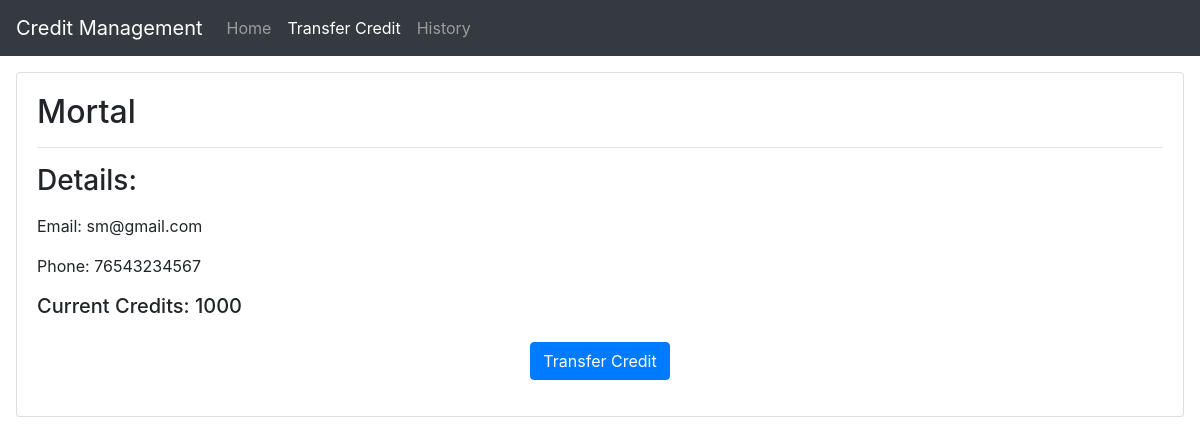
The page /user/Mortal on the database as committed earlier.
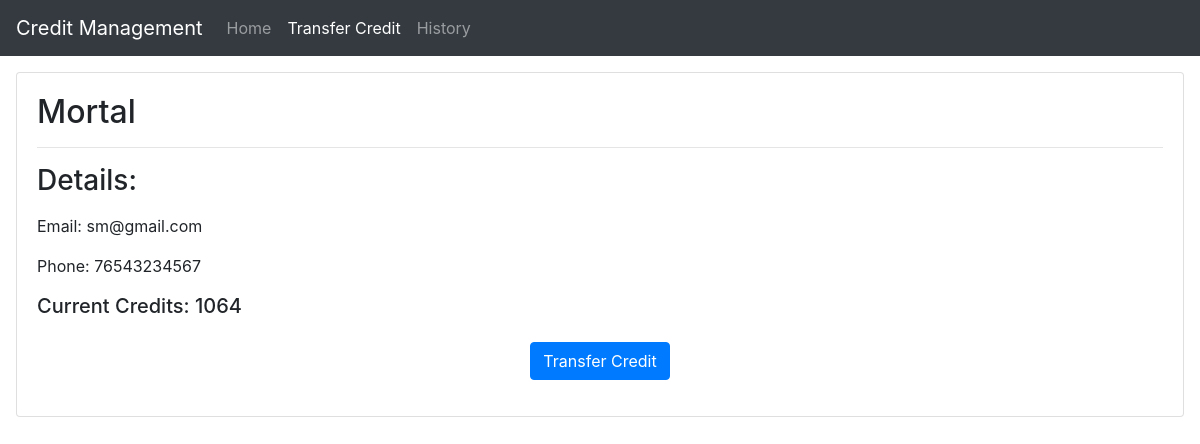
The same page on the database as committed later.
### cm/models.py (models this page shows, shortened)
class User(models.Model):
    name = models.CharField(max_length=40)
    email = models.EmailField(max_length=40)
    phone = models.CharField(max_length=20, default='')
    current_credit = models.IntegerField()

### cm/views.py (the view)
# urls.py: path('user/<str:name>', views.user, name='user'),
def user(request, name):
    users = User.objects.all()
    user = User.objects.filter(name=name).first()
    context = {
        'user':user,
        'users': users
        }
    return render(request, 'user.html', context)

### templates/user.html (shortened to what this page needs)
{% extends 'base.html' %}
{% load static %}
{% block transferactive %}active{% endblock transferactive %}
{% block body %}
<div class="card m-3">
    <div class="card-body">
        <h2>{{user.name}}</h2>
        <hr>
        <h3 class="my-3">Details:</h3>
        <p>Email: {{user.email}}</p>
        <p>Phone: {{user.phone}}</p>
        <h5>Current Credits: {{user.current_credit}}</h5>
        <div class="container text-center">
            <button class="btn btn-primary my-3" type="button" data-toggle="collapse" data-target="#details"
                aria-expanded="false" aria-controls="collapseExample" title="Transfer credits now!">
                Transfer Credit
            </button>
        </div>
    </div>
</div>
{% endblock body %}

Rows that differ between the two databases and show on the page:
changed User "Mortal": current_credit "1000" → "1064"
